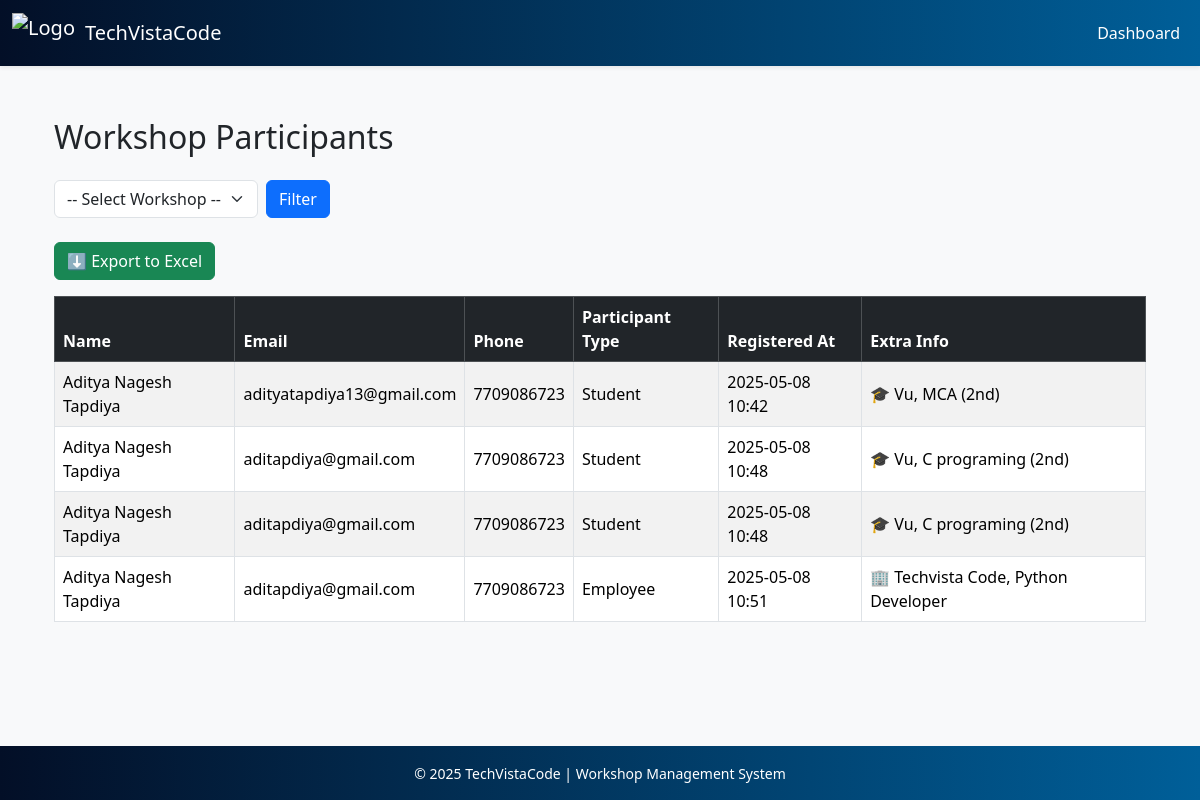
The app's page /participants/ (signed in), older data.
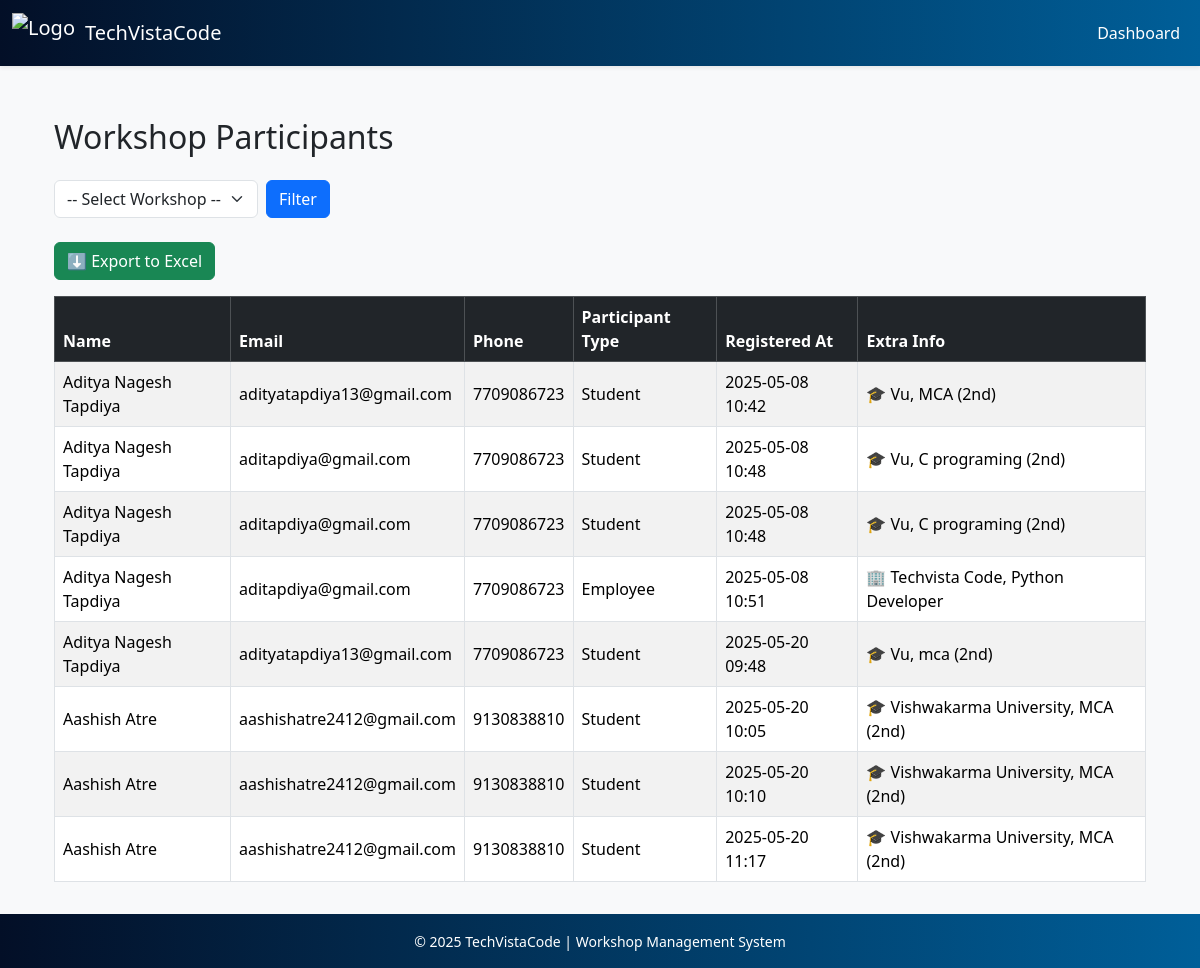
The same page, newer data.
### main/models.py (models this page shows, shortened)
class WorkshopRegistration(models.Model):
    PARTICIPANT_TYPE_CHOICES = [
        ('student', 'Student'),
        ('employee', 'Employee'),
    ]
    workshop = models.ForeignKey('Workshop', on_delete=models.CASCADE)
    participant_type = models.CharField(max_length=10, choices=PARTICIPANT_TYPE_CHOICES)
    name = models.CharField(max_length=100)
    email = models.EmailField()
    phone = models.CharField(max_length=15, blank=True)
    college = models.CharField(max_length=150, blank=True)
    course = models.CharField(max_length=100, blank=True)
    year_of_study = models.CharField(max_length=20, choices=[
        ('1st', '1st Year'),
        ('2nd', '2nd Year'),
        ('3rd', '3rd Year'),
        ('4th', '4th Year'),
        ('other', 'Other'),
    ], blank=True)
    company_name = models.CharField(max_length=150, blank=True)
    designation = models.CharField(max_length=100, blank=True)
    registered_at = models.DateTimeField(auto_now_add=True)

### main/views.py (the view)
@login_required
def participants_view(request):
    workshop_id = request.GET.get('workshop')
    registrations = WorkshopRegistration.objects.select_related('workshop')
    if workshop_id:
        registrations = registrations.filter(workshop_id=workshop_id)
    workshops = Workshop.objects.all().order_by('-date')
    return render(request, 'main/participants.html', {
        'registrations': registrations,
        'workshops': workshops,
        'selected_workshop': int(workshop_id) if workshop_id else None,
    })

### main/templates/main/participants.html (shortened to what this page needs)
{% extends 'main/base.html' %}
{% block content %}
<div class="container mt-5">
    <h2 class="mb-4">Workshop Participants</h2>
    <form method="get" class="mb-4 d-flex gap-2">
        <select name="workshop" class="form-select w-auto">
            <option value="">-- Select Workshop --</option>
        </select>
        <button type="submit" class="btn btn-primary">Filter</button>
    </form>
<form method="get" action="{% url 'export_participants_excel' %}">
    <button type="submit" class="btn btn-success mb-3">⬇️ Export to Excel</button>
</form>
    <div class="table-responsive">
        <table class="table table-bordered table-striped align-middle">
            <thead class="table-dark">
                <tr>
                    <th>Name</th>
                    <th>Email</th>
                    <th>Phone</th>
                    <th>Participant Type</th>
                    <th>Registered At</th>
                    <th>Extra Info</th>
                </tr>
            </thead>
            <tbody>
                {% for participant in registrations %}
                    <tr>
                        <td>{{ participant.name }}</td>
                        <td>{{ participant.email }}</td>
                        <td>{{ participant.phone|default:"N/A" }}</td>
                        <td>{{ participant.get_participant_type_display }}</td>
                        <td>{{ participant.registered_at|date:"Y-m-d H:i" }}</td>
                        <td>
                            {% if participant.participant_type == 'student' %}
                                🎓 {{ participant.college }}, {{ participant.course }} ({{ participant.year_of_study }})
                            {% elif participant.participant_type == 'employee' %}
                                🏢 {{ participant.company_name }}, {{ participant.designation }}
                            {% else %}
                                N/A
                            {% endif %}
                        </td>
                    </tr>
                {% empty %}
                    <tr>
                        <td colspan="6" class="text-center">No participants found.</td>
                    </tr>
                {% endfor %}
            </tbody>
        </table>
    </div>
</div>
{% endblock %}

### main/templates/main/base.html (shortened to what this page needs)
<!DOCTYPE html>
<html lang="en">
<head>
  <link href="https://cdn.jsdelivr.net/npm/bootstrap@5.3.3/dist/css/bootstrap.min.css" rel="stylesheet">
</head>
<body>
<nav class="navbar navbar-expand-lg navbar-dark navbar-custom fixed-top shadow-sm">
  <div class="container-fluid">
    <a class="navbar-brand d-flex align-items-center" href="{% url 'home' %}">
      <img src="https://techvistacode.com/images/tvc-logo.webp" alt="Logo">
      <span>TechVistaCode</span>
    </a>
    <div class="collapse navbar-collapse" id="navbarNav">
      <ul class="navbar-nav ms-auto">
        {% if user.is_authenticated %}
          <li class="nav-item"><a class="nav-link" href="{% url 'dashboard' %}">Dashboard</a></li>
        {% else %}
          <li class="nav-item"><a class="nav-link" href="{% url 'login' %}">Login</a></li>
          <li class="nav-item"><a class="nav-link" href="{% url 'register' %}">Register</a></li>
        {% endif %}
      </ul>
    </div>
  </div>
</nav>
<div class="container mt-4">
  {% block content %}
  {% endblock %}
</div>
<footer>
  <div class="container">
    <small>&copy; 2025 TechVistaCode | Workshop Management System</small>
  </div>
</footer>
</body>
</html>

### main/templates/main/base.html (style rules this page uses)
body { padding-top: 70px; padding-bottom: 70px; background-color: #f8f9fa; }
.navbar-custom { background: linear-gradient(90deg, #030f27, #005f99); }
.navbar-brand img { height: 40px; margin-right: 10px; }
.navbar-custom .nav-link { color: white !important; font-weight: 500; }
footer { background: linear-gradient(90deg, #030f27, #005f99); color: white; text-align: center; padding: 15px 0; position: fixed; bottom: 0; width: 100%; }

Row changes from the older to the newer data that the page shows:
added WorkshopRegistration: name "Aditya Nagesh Tapdiya", email "adityatapdiya13@gmail.com", phone "7709086723", participant_type "Student", registered_at "2025-05-20 09:48", college "Vu", course "mca", year_of_study "2nd"
added WorkshopRegistration: name "Aashish Atre", email "aashishatre2412@gmail.com", phone "9130838810", participant_type "Student", registered_at "2025-05-20 10:05", college "Vishwakarma University", course "MCA", year_of_study "2nd"
added WorkshopRegistration: name "Aashish Atre", email "aashishatre2412@gmail.com", phone "9130838810", participant_type "Student", registered_at "2025-05-20 10:10", college "Vishwakarma University", course "MCA", year_of_study "2nd"
added WorkshopRegistration: name "Aashish Atre", email "aashishatre2412@gmail.com", phone "9130838810", participant_type "Student", registered_at "2025-05-20 11:17", college "Vishwakarma University", course "MCA", year_of_study "2nd"
